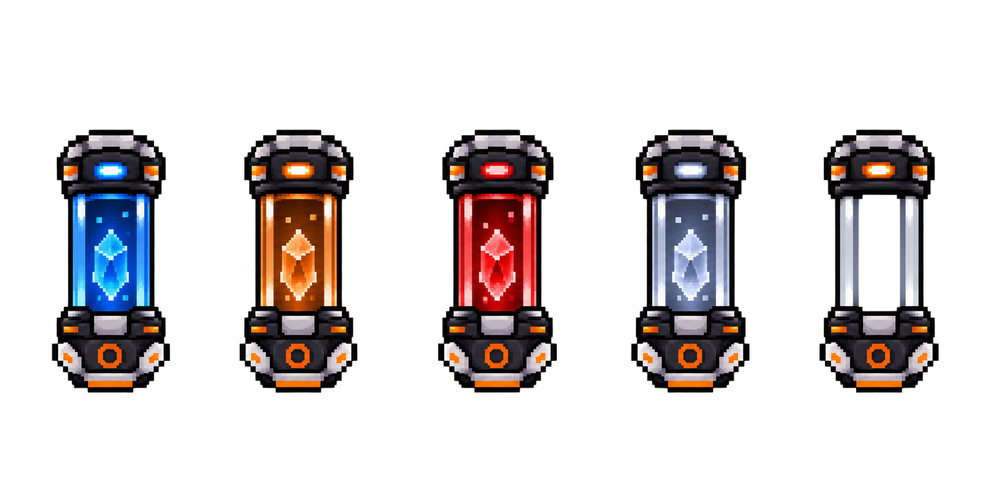
#> input picture assets/catch-tubes.png, 1000 x 500 px, shrunk from 1774 x 887 before the run
$ python slice_tubes.py
#> lines starting #> are read from the running program, lines starting #| are printed output that depends on the picture
from PIL import Image
import numpy as np
import os

def slice_tubes():
    img_path = os.path.join(os.path.dirname(__file__), "..", "assets", "catch-tubes.png")
    out_dir = os.path.join(os.path.dirname(__file__), "..", "assets", "tubes")
    os.makedirs(out_dir, exist_ok=True)

    im = Image.open(img_path)
#> im is the input picture: PIL image 1000x500 RGBA; mean R, G, B, A 23.4, 19, 19.7, 59.9
    arr = np.array(im)
    alpha = arr[:, :, 3]
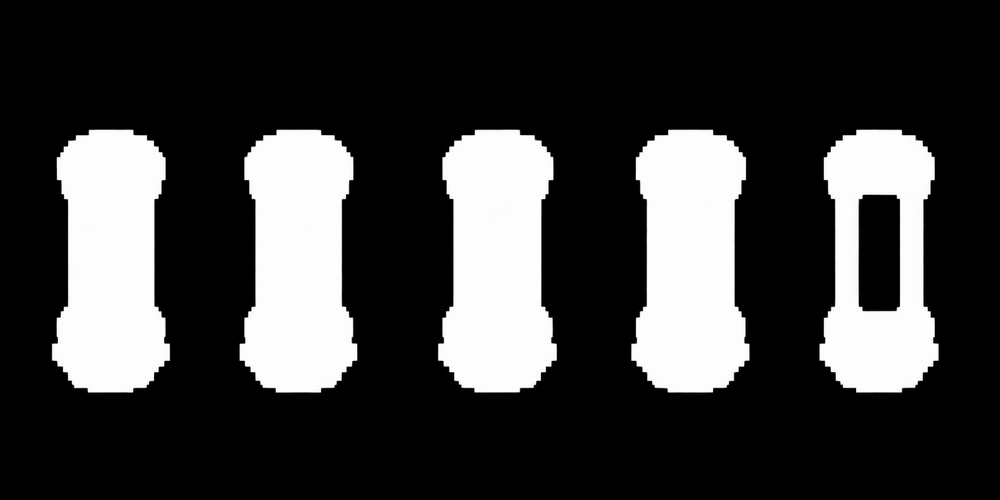
#> alpha: shape (500, 1000); min 0, max 255, mean 59.9

    # Identify column intervals where alpha > 20
    col_mask = np.sum(alpha > 20, axis=0) > 10

    tubes = []
    in_tube = False
    start_x = 0
    for x in range(len(col_mask)):
        if col_mask[x] and not in_tube:
            in_tube = True
            start_x = x
        elif not col_mask[x] and in_tube:
            in_tube = False
            tubes.append((start_x, x))
#> this loop made 1000 passes
#> in_tube on passes 52, 171, 240, 359, 439, 558, 632, 751, 820, 940: True, False, True, False, True, False, True, False, True, False
#> after the loop, in_tube = False; start_x = 819; tubes = [(51, 170), (239, 358), (438, 557), (631, 750), (819, 939)]
    if in_tube:
        tubes.append((start_x, len(col_mask)))

    print(f"Detected {len(tubes)} tubes:")
#| Detected 5 tubes:

    # Mapping based on visual order in catch-tubes.png:
    # Tube 0: Blue (Water - Aqufin)
    # Tube 1: Orange / Brown (Earth - Terron)
    # Tube 2: Red (Fire - Amberfox)
    # Tube 3: White / Silver (Air - Zephyrin)
    # Tube 4: Clear / Empty (Uncaught tube)
    names = [
        "tube_water",
        "tube_earth",
        "tube_fire",
        "tube_air",
        "tube_empty"
    ]

    for i, (x1, x2) in enumerate(tubes):
        sub_alpha = alpha[:, x1:x2]
        row_mask = np.sum(sub_alpha > 20, axis=1) > 0
        y_indices = np.where(row_mask)[0]
        y1, y2 = y_indices[0], y_indices[-1]

        # Crop tube
        tube_crop = im.crop((x1, y1, x2, y2 + 1))
        tube_name = names[i] if i < len(names) else f"tube_{i}"
        save_path = os.path.join(out_dir, f"{tube_name}.png")
        tube_crop.save(save_path)
        print(f"Saved {tube_name}.png: bbox=({x1}, {y1}, {x2}, {y2+1}), size={tube_crop.size}")
#> this loop made 5 passes
#| Saved tube_water.png: bbox=(51, 129, 170, 393), size=(119, 264)
#| Saved tube_earth.png: bbox=(239, 129, 358, 393), size=(119, 264)
#| Saved tube_fire.png: bbox=(438, 129, 557, 393), size=(119, 264)
#| Saved tube_air.png: bbox=(631, 129, 750, 393), size=(119, 264)
#| Saved tube_empty.png: bbox=(819, 129, 939, 393), size=(120, 264)
#> pass 1, in slice_tubes, `sub_alpha = alpha[:, x1:x2]`:
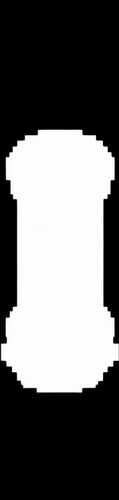
#> sub_alpha: shape (500, 119); min 0, max 255, mean 103.7
#> pass 1, in slice_tubes, `tube_crop = im.crop((x1, y1, x2, y2 + 1))`:
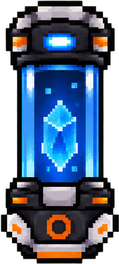
#> tube_crop: PIL image 119x264 RGBA; mean R, G, B, A 47, 65, 89.5, 196.5; transparent parts drawn white
#> pass 2, in slice_tubes, `tube_crop = im.crop((x1, y1, x2, y2 + 1))`:
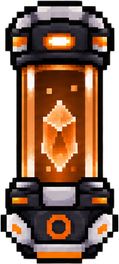
#> tube_crop: PIL image 119x264 RGBA; mean R, G, B, A 90.1, 59.8, 41.3, 196.6; transparent parts drawn white
#> after the loop:
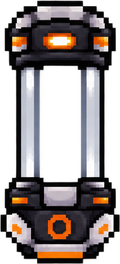
#> tube_crop: PIL image 120x264 RGBA; mean R, G, B, A 65.5, 58.8, 58.3, 160.6; transparent parts drawn white

if __name__ == "__main__":
    slice_tubes()
